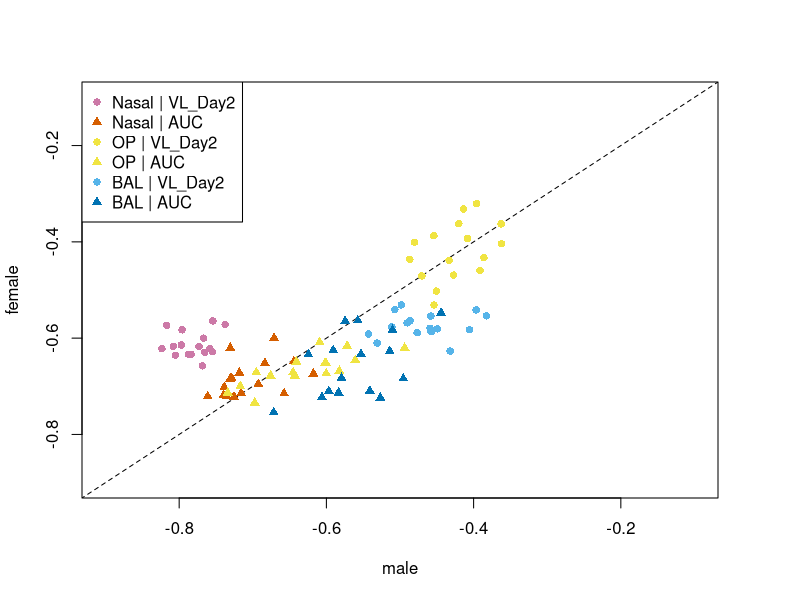
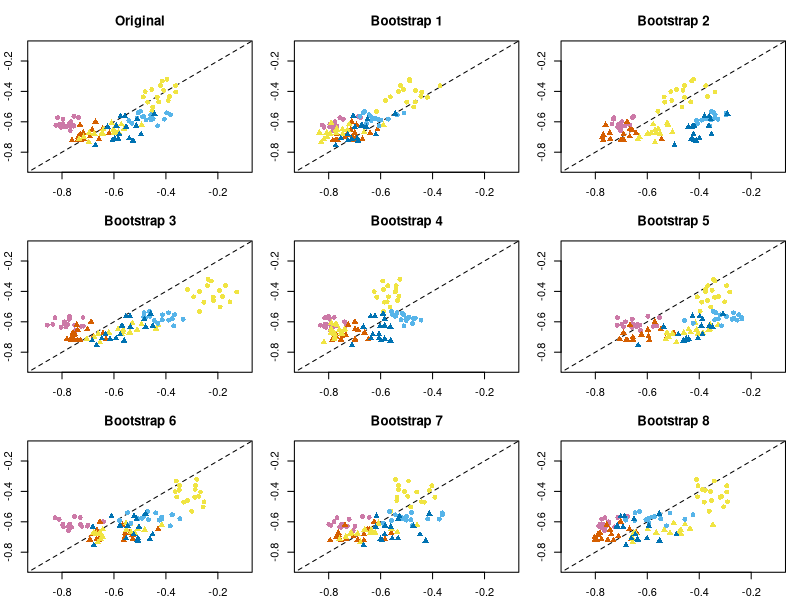

The R script that drew these images, in order:
## ---- chunk 1
knitr::opts_chunk$set(echo = TRUE)
library(knitr)
library(kableExtra)
library(ggplot2)
library(RColorBrewer)
library(boot)
library(dplyr)
library(readxl)
library(GGally)
library(cowplot)
library(stringr)
library(ggpubr)
## ---- chunk 2
# At the request of a reviewer, we have created a 6.2 Appendix that redoes the
# correlation Tables 6.2.1 and 6.2.2 except on only the males (6.2.1m, 6.2.2m)
# or the females (6.2.1f, 6.2.2f). We keep most of the code the same as in 
# CoP_SAP_6.2_Final.Rmd and make as few changes as needed.
#
# changes are marked in sections labeled "Appendix Changes"
## ---- chunk 3
#Functions 

#Function to get bootstrap measures of Spearman's correlation between 2 measures
boot.spearman_ci <- function(df, i) {
  df2 <- df[i, ]
  return(cor(df2$logx, df2$logy, use = "complete.obs"))
}

#Function to get Spearman's correlation and 95% CI by bootstrap
cor_return_boot <- function(logx, logy, R=5000) {
  #Get Spearman's correlation
  df1 <- data.frame(logx=logx, logy=logy)
  df1 <- df1[complete.cases(df1), ]
  df <- data.frame(cbind(rank(df1$logx), rank(df1$logy)))
  names(df) <- c("logx", "logy")
  cor_num <- cor.test(df$logx, df$logy)$estimate
  #Do 5000 bootstrap samples to calculate Spearman's CI, and get 2.5 %ile and 97.5 %ile as
  #95% bootstrap confidence bands
  boot_samp <- boot(df, boot.spearman_ci, R=R)$t
  lower <- quantile(boot_samp, 0.025)
  upper <- quantile(boot_samp, 0.975)
  
  cor_return <- data.frame(result = paste0(round(cor_num, 2), " (", round(lower, 2), ", ", round(upper, 2), ")"), row.names = NULL)
  
  return(cor_return)
}

#Function to get Spearman's correlation and 95% CI
#Function to get Spearman's correlation and 95% CI
cor_return <- function(logx, logy, output="df") {
  #Get Spearman's correlation
  #Determine ranks for X and Y
  
  df1 <- data.frame(logx=logx, logy=logy)
  df1 <- df1[complete.cases(df1), ]
  df <- data.frame(cbind(rank(df1$logx), rank(df1$logy)))
  names(df) <- c("logx", "logy")
  #Get upper and lower confidence bounds using Pearson's correlation on the ranks
  out <- cor.test(df$logx, df$logy, use="complete.obs")
  lower <- out$conf.int[1]
  upper <- out$conf.int[2]
  cor_num <- out$estimate
  if (output=="est"){
    cor_return<- cor_num
  } else if (output=="estCI"){
    cor_return<-c(estimate=cor_num,lower=lower,upper=upper)
  } else if (output=="df"){
    #Return Spearman's cor and lower & upper CI bounds as data frame
    cor_return <- data.frame(result = paste0(round(cor_num, 2), " (", round(lower, 2), ", ", round(upper, 2), ")"), row.names = NULL)
  }
  return(cor_return)
}


#This is a function for the pairs plot to remove the middle blank diagonal
gpairs_lower <- function(g){
  g$plots <- g$plots[-(1:g$nrow)]
  g$yAxisLabels <- g$yAxisLabels[-1]
  g$nrow <- g$nrow -1

  g$plots <- g$plots[-(seq(g$ncol, length(g$plots), by = g$ncol))]
  g$xAxisLabels <- g$xAxisLabels[-g$ncol]
  g$ncol <- g$ncol - 1

  g
}


#Function to make paired plots of immune markers
#Input dataframe and columns of immune markers on regular scale

immune_markers_pairs <- function(dat, cols, caption.num) {
  
  #For each manufacturer, plot a paired scatter plot for the immune correlates, with different colors for dose groups, log transform X and Y axes
  
  plots <- (gpairs_lower(ggpairs(dat, columns = cols, ggplot2::aes(col = Subgroup), upper  = list(continuous = "blank"), diag  = list(continuous = "blankDiag"), lower=list(continuous = wrap("points",size=0.5)), columnLabels = gsub('\\.|-|_', ' ', colnames(dat)[cols]), labeller = label_wrap_gen(18), legend = c(2, 1)) + scale_color_manual(values = c("red", "blue", "forestgreen", "tan1", "orchid1", "black", "purple3"), name = "Dose Group", drop=FALSE)  + theme_bw() + theme(strip.background=element_rect(fill="white"), strip.text = element_text(size=5), axis.text = element_text(size=5), axis.text.x=element_text(angle=90, vjust = 0.5, hjust=1), legend.position = "bottom") + ggtitle(dat[1, ]$manuf)))  
  
  plots[1,1]<-plots[1,1]+scale_y_continuous(trans="log10",limits=c(10,70000))+scale_x_continuous(trans="log10",limits=c(10,70000))
  plots[2,1]<-plots[2,1]+scale_y_continuous(trans="log10",limits=c(100,4000000))+scale_x_continuous(trans="log10",limits=c(10,70000))
  plots[3,1]<-plots[3,1]+scale_y_continuous(trans="log10",limits=c(100,800000))+scale_x_continuous(trans="log10",limits=c(10,70000))
  plots[4,1]<-plots[4,1]+scale_y_continuous(trans="log10",limits=c(5,90000))+scale_x_continuous(trans="log10",limits=c(10,70000))
  plots[5,1]<-plots[5,1]+scale_y_continuous(trans="log10",limits=c(5,70000))+scale_x_continuous(trans="log10",limits=c(10,70000))
  plots[6,1]<-plots[6,1]+scale_y_continuous(trans="log10",limits=c(5,35000))+scale_x_continuous(trans="log10",limits=c(10,70000))
  plots[7,1]<-plots[7,1]+scale_y_continuous(trans="log10",limits=c(5,15000))+scale_x_continuous(trans="log10",limits=c(10,70000))
  
  
  plots[2,2]<-plots[2,2]+scale_y_continuous(trans="log10",limits=c(100,4000000))+scale_x_continuous(trans="log10",limits=c(10,70000))
  plots[3,2]<-plots[3,2]+scale_y_continuous(trans="log10",limits=c(100,800000))+scale_x_continuous(trans="log10",limits=c(10,70000))
  plots[4,2]<-plots[4,2]+scale_y_continuous(trans="log10",limits=c(5,90000))+scale_x_continuous(trans="log10",limits=c(10,70000))
  plots[5,2]<-plots[5,2]+scale_y_continuous(trans="log10",limits=c(5,70000))+scale_x_continuous(trans="log10",limits=c(10,70000))
  plots[6,2]<-plots[6,2]+scale_y_continuous(trans="log10",limits=c(5,35000))+scale_x_continuous(trans="log10",limits=c(10,70000))
  plots[7,2]<-plots[7,2]+scale_y_continuous(trans="log10",limits=c(5,15000))+scale_x_continuous(trans="log10",limits=c(10,70000))
  
   plots[3,3]<-plots[3,3]+scale_y_continuous(trans="log10",limits=c(100,800000))+scale_x_continuous(trans="log10",limits=c(100,4000000))
  plots[4,3]<-plots[4,3]+scale_y_continuous(trans="log10",limits=c(5,90000))+scale_x_continuous(trans="log10",limits=c(100,4000000))
  plots[5,3]<-plots[5,3]+scale_y_continuous(trans="log10",limits=c(5,70000))+scale_x_continuous(trans="log10",limits=c(100,4000000))
  plots[6,3]<-plots[6,3]+scale_y_continuous(trans="log10",limits=c(5,35000))+scale_x_continuous(trans="log10",limits=c(100,4000000))
  plots[7,3]<-plots[7,3]+scale_y_continuous(trans="log10",limits=c(5,15000))+scale_x_continuous(trans="log10",limits=c(100,4000000))
  
  plots[4,4]<-plots[4,4]+scale_y_continuous(trans="log10",limits=c(5,90000))+scale_x_continuous(trans="log10",limits=c(100,800000))
  plots[5,4]<-plots[5,4]+scale_y_continuous(trans="log10",limits=c(5,70000))+scale_x_continuous(trans="log10",limits=c(100,800000))
  plots[6,4]<-plots[6,4]+scale_y_continuous(trans="log10",limits=c(5,35000))+scale_x_continuous(trans="log10",limits=c(100,800000))
  plots[7,4]<-plots[7,4]+scale_y_continuous(trans="log10",limits=c(5,15000))+scale_x_continuous(trans="log10",limits=c(100,800000))
  
  
  plots[5,5]<-plots[5,5]+scale_y_continuous(trans="log10",limits=c(5,70000))+scale_x_continuous(trans="log10",limits=c(5,90000))
  plots[6,5]<-plots[6,5]+scale_y_continuous(trans="log10",limits=c(5,35000))+scale_x_continuous(trans="log10",limits=c(5,90000))
  plots[7,5]<-plots[7,5]+scale_y_continuous(trans="log10",limits=c(5,15000))+scale_x_continuous(trans="log10",limits=c(5,90000))
  
  plots[6,6]<-plots[6,6]+scale_y_continuous(trans="log10",limits=c(5,35000))+scale_x_continuous(trans="log10",limits=c(5,70000))
  plots[7,6]<-plots[7,6]+scale_y_continuous(trans="log10",limits=c(5,15000))+scale_x_continuous(trans="log10",limits=c(5,70000))
  
  plots[7,7]<-plots[7,7]+scale_y_continuous(trans="log10",limits=c(5,15000))+scale_x_continuous(trans="log10",limits=c(5,35000))
  
  plots <- ggmatrix_gtable(plots) 
  
  p <- ggarrange(plots)
  annotate_figure(p, fig.lab = paste0("Figure 6.2.", caption.num), fig.lab.pos = "bottom.right")
}

#Function to make paired plots of immune markers with outcomes
#Input dataframe,  columns of immune markers on regular scale, and columns of outcomes on regular scale
markers_outcomes_pairs <- function(dat, Xcols, Ycols, caption.num) {
  #For each manufacturer, plot a paired scatter plot for the immune correlates x outcomes, with different colors for dose groups, log transform X and Y axes

  p <- gpairs_lower(ggpairs(dat, columns = c(Xcols, Ycols), ggplot2::aes(col = Subgroup), upper  = list(continuous = "blank"), diag  = list(continuous = "blankDiag"), lower=list(continuous = wrap("points",size=0.5)), columnLabels = gsub('\\.|-|_', ' ', colnames(dat)[c(Xcols, Ycols)]), labeller = label_wrap_gen(8), legend = c(2, 1)) + theme_bw() + theme(strip.background=element_rect(fill="white"), strip.text = element_text(size=5), axis.text = element_text(size=5), axis.text.x=element_text(angle=90, vjust = 0.5, hjust=1), legend.position = "bottom") + ggtitle(dat[1, ]$manuf) + scale_color_manual(values = c("red", "blue", "forestgreen", "tan1", "orchid1", "black", "purple3"), name = "Dose Group", drop=FALSE))
  
    
    #p produces a plot with all pairs of immune correlates and outcomes - however, we are not interested in pairs of immune correlates together or outcomes only
    #Get only pairs of immune correlates with outcomes
  p_y <- vector(mode = "list", length = length(Ycols))
  for (k in 1:length(Ycols)) {
    p_y[[k]] <- lapply(1:length(Xcols), function(j) getPlot(p, i = length(Xcols) + k-1, j = j))
  }
  
  new <- vector(mode = "list", length = length(Ycols)*length(Xcols))
  for (i in 1:length(Ycols)) {
    new[c(c(1:8) + (8*(i-1)))] <- p_y[[i]][c(1:8)]
  }
  
  xmin <- rep(c(10,10,100,100,5,5,5,5), 12)
  xmax <- rep(c(70000,70000,4000000,800000,90000,70000,35000,15000),12)
  ymin <- rep(c(200,100,200,100,200,100,15,15,25,25,25,25),each=8)
  ymax <- rep(c(4e7,5e8,2500000,80000000,1.5e7,1.5e8,60,50,90,60,90,80),each=8)
  
  for (i in 1:length(new)) {
    if (i < 49) {
      new[[i]] <- new[[i]] + scale_x_continuous(trans = "log10", limits = c(xmin[i], xmax[i])) + scale_y_continuous(trans = "log10", limits = c(ymin[i], ymax[i]))
    } else {
      new[[i]] <- new[[i]] + scale_x_continuous(trans = "log10", limits = c(xmin[i], xmax[i])) + scale_y_continuous(limits = c(ymin[i], ymax[i]))
    }
    
  }

  plots <- ggmatrix_gtable(ggmatrix(new, nrow=length(Ycols), ncol=length(Xcols), xAxisLabels = p$xAxisLabels[c(1:length(Xcols))], yAxisLabels = p$yAxisLabels[c(length(Xcols):(length(Xcols)+length(Ycols)-1))], labeller = label_wrap_gen(8), legend = c(2, 1), title = p$title) + theme(strip.background=element_rect(fill="white", color = "black"), legend.position = "bottom"))

  p <- ggarrange(plots)
  annotate_figure(p, fig.lab = paste0("Figure 6.2.", caption.num), fig.lab.pos = "bottom.right")
  
}

#Function to calculate geometric mean using log10 input - calculate mean of log10 values, then exponentiate back
geo_mean <- function(logX) {
  #n <- length(logX)
  geo_mean <- 10^mean(logX, na.rm=T)
  #geo_mean <- prod(x)^(1/n)
  return(geo_mean)
}

#Determine geometric mean ratio - function inputs are x and y on the log scale and regular scale, and the limit of detection for y
gmr <- function(logX, binY) {
  d <- data.frame(logX = logX, binY=binY)
  #Split the data based on whether y is above the LOD, or at or below the LOD
  #Get the geometric mean of the x (correlate) values of each of the 2 groups, and
  #determine the ratio
  gmr <- tryCatch(geo_mean(d[d$binY==1, "logX"])/geo_mean(d[d$binY==0, "logX"]), error = function(e) NA)
  gmr <- tryCatch(if (gmr > 10000) {
    gmr <- formatC(gmr, format = "e", digits = 2)
  } else {
    gmr <- round(gmr, 2)
  }, error=function(e) NA)
  #T-test on the log10-correlate value between the 2 groups (y above LOD, or y at/below LOD)
  #Do same t-test to get confidence interaval bounds, then back transform by raising the upper and lower
  #CI limits to the 10th power
  tst <- tryCatch(t.test(d[d$binY==1, "logX"], d[d$binY==0, "logX"]), error=function(e) NA)
  lower <- tryCatch(10^(tst)$conf.int[1], error=function(e) NA)
  upper <- tryCatch(10^(tst)$conf.int[2], error=function(e) NA)
  upper <- tryCatch(if (upper > 10000) {
    upper <- formatC(upper, format = "e", digits = 2)
  } else {
    upper <- round(upper, 2)
  }, error=function(e) NA)
  lower <- tryCatch(if (lower > 10000) {
    lower <- formatC(lower, format = "e", digits = 2)
  } else {
    lower <- round(lower, 2)
  }, error=function(e) NA)
  df <- data.frame(result = ifelse(!is.na(gmr) & !is.na(lower) & !is.na(upper), yes = paste0(gmr, " (", lower, ", ", upper, ")"), no = ifelse((is.na(lower) | is.na(upper)) & !is.na(gmr), yes = paste0(gmr, " (NA)"), no=NA)), row.names = NULL)
  return(df)
}
## ---- chunk 4
D <- as.data.frame(readxl::read_xlsx("./data/allDat.xlsx"))
D$manuf <- factor(D$`Vaccine Candidate`, levels = c("Janssen Single Dose", "Janssen Two Dose", "Moderna", "Novavax", "Sanofi", "Placebo"), labels = c("Janssen", "Janssen", "Moderna", "Novavax", "Sanofi", "Placebo"))
D$`Challenge Day` <- factor(D$`Challenge Day`)
## ---- chunk 5
# Appendix Changes
D.m<- subset(D,Sex=="Male")
D.f<- subset(D,Sex=="Female")
## ---- chunk 6
cont.outcomes.log <- grep("log_VL|AUC", names(D))
cont.outcomes.reg <- grep("VL Day 2|AUC", names(D))
bin.outcomes <- grep("bin", names(D))

immune.markers.log <- grep("log_MN|log_PsVNA|log_MSD", names(D))
immune.markers.reg <- grep("(?<!log_)MN|(?<!log_)PsVNA|(?<!log_)MSD", names(D), perl=T)
## ---- chunk 7
# Appendix Changes
cont.outcomes.log.m <- grep("log_VL|AUC", names(D.m))
cont.outcomes.reg.m <- grep("VL Day 2|AUC", names(D.m))
bin.outcomes.m <- grep("bin", names(D.m))

immune.markers.log.m <- grep("log_MN|log_PsVNA|log_MSD", names(D.m))
immune.markers.reg.m <- grep("(?<!log_)MN|(?<!log_)PsVNA|(?<!log_)MSD", names(D.m), perl=T)

cont.outcomes.log.f <- grep("log_VL|AUC", names(D.f))
cont.outcomes.reg.f <- grep("VL Day 2|AUC", names(D.f))
bin.outcomes.f <- grep("bin", names(D.f))

immune.markers.log.f <- grep("log_MN|log_PsVNA|log_MSD", names(D.f))
immune.markers.reg.f <- grep("(?<!log_)MN|(?<!log_)PsVNA|(?<!log_)MSD", names(D.f), perl=T)
## ---- chunk 8
# Appendix Changes

#for (i in 1:length(unique(D$manuf))) {
#  print(immune_markers_pairs(D[D$manuf == (unique(D$manuf)[i]), ], cols=immune.markers.reg, i))
#  
#}
## ---- chunk 9
# Appendix Changes

# Male 
combs.m <- combn(immune.markers.log.m, 2)
outcomes.m <- matrix(NA, nrow=length(immune.markers.log.m), ncol = length(immune.markers.log.m))

for (i in 1:ncol(combs.m)) {
  outcomes.m[which(immune.markers.log.m == combs.m[2, i]), which(immune.markers.log.m == combs.m[1, i])] <- cor_return(D.m[ ,combs.m[1, i]], D.m[ ,combs.m[2, i]])[1, 1]
}

outcomes.m <- as.data.frame(outcomes.m)
names(outcomes.m) <- gsub("_", " ", names(D.m)[immune.markers.log.m])
names(outcomes.m) <- gsub(".", " ", names(outcomes.m), fixed=T)

row.names(outcomes.m) <- gsub("_", " ", names(D.m)[immune.markers.log.m])
row.names(outcomes.m) <- gsub(".", " ", row.names(outcomes.m), fixed=T)

outcomes.m <- apply(outcomes.m, c(1, 2), function(x){ifelse(is.na(x), "-", x)})

kable(outcomes.m, row.names = TRUE, caption = "Table 6.2.1m: (Male Only) Spearman Correlations of Virus-Specific Antibodies", align = "c", escape = F) %>% kable_styling(latex_options=c(position = "HOLD_position")) %>% column_spec(1, width = "5em") %>% column_spec(c(2:(length(immune.markers.log.m)+1)), width = "3em")
## ---- chunk 10
# Appendix Changes
# Female 

combs.f <- combn(immune.markers.log.f, 2)
outcomes.f <- matrix(NA, nrow=length(immune.markers.log.f), ncol = length(immune.markers.log.f))

for (i in 1:ncol(combs.f)) {
  outcomes.f[which(immune.markers.log.f == combs.f[2, i]), which(immune.markers.log.f == combs.f[1, i])] <- cor_return(D.f[ ,combs.f[1, i]], D.f[ ,combs.f[2, i]])[1, 1]
}

outcomes.f <- as.data.frame(outcomes.f)
names(outcomes.f) <- gsub("_", " ", names(D.f)[immune.markers.log.f])
names(outcomes.f) <- gsub(".", " ", names(outcomes.f), fixed=T)

row.names(outcomes.f) <- gsub("_", " ", names(D.f)[immune.markers.log.f])
row.names(outcomes.f) <- gsub(".", " ", row.names(outcomes.f), fixed=T)

outcomes.f <- apply(outcomes.f, c(1, 2), function(x){ifelse(is.na(x), "-", x)})

kable(outcomes.f, row.names = TRUE, caption = "6.2.1f: (Female Only) Spearman Correlations of Virus-Specific Antibodies", align = "c", escape = F) %>% kable_styling(latex_options=c(position = "HOLD_position")) %>% column_spec(1, width = "5em") %>% column_spec(c(2:(length(immune.markers.log.f)+1)), width = "3em")


## ---- chunk 11
# Appendix Changes

#for (i in 1:length(unique(D$manuf))) {
#  print(markers_outcomes_pairs(D[D$manuf == (unique(D$manuf)[i]), ], Xcols=immune.markers.reg, Ycols=cont.outcomes.reg, #i+length(unique(D$manuf))))
#  
#}
## ---- chunk 12
# Appendix Changes 

# Male
combs.m <- combn(cont.outcomes.log.m, 2)
outcomes.m <- matrix(NA, nrow=length(cont.outcomes.log.m), ncol = length(cont.outcomes.log.m))

for (i in 1:ncol(combs.m)) {
  outcomes.m[which(cont.outcomes.log.m == combs.m[2, i]), which(cont.outcomes.log.m == combs.m[1, i])] <- cor_return(D.m[ ,combs.m[1, i]], D.m[ ,combs.m[2, i]])[1, 1]
}

outcomes.m <- as.data.frame(outcomes.m)
names(outcomes.m) <- gsub("_", " ", names(D.m)[cont.outcomes.log.m])
names(outcomes.m) <- gsub(".", " ", names(outcomes.m), fixed=T)
#names(outcomes) <- str_wrap(names(outcomes), 20)
names(outcomes.m) <- gsub("PostChallenge", "Post Challenge", names(outcomes.m))

row.names(outcomes.m) <- gsub("_", " ", names(D.m)[cont.outcomes.log.m])
row.names(outcomes.m) <- gsub(".", " ", row.names(outcomes.m), fixed=T)

outcomes.m <- apply(outcomes.m, c(1, 2), function(x){ifelse(is.na(x), "-", x)})

kable(outcomes.m, row.names = TRUE, caption = "6.2.2m: (Male Only) Spearman Correlations of Viral Load Outcomes", align = "c", escape = F) %>% kable_styling(latex_options=c(position = "HOLD_position")) %>% column_spec(1, width = "6em") %>% column_spec(c(2:(length(cont.outcomes.log.m)+1)), width = "2.5em")
## ---- chunk 13
# Appendix Changes
# Female
combs.f <- combn(cont.outcomes.log.f, 2)
outcomes.f <- matrix(NA, nrow=length(cont.outcomes.log.f), ncol = length(cont.outcomes.log.f))

for (i in 1:ncol(combs.f)) {
  outcomes.f[which(cont.outcomes.log.f == combs.f[2, i]), which(cont.outcomes.log.f == combs.f[1, i])] <- cor_return(D.f[ ,combs.f[1, i]], D.f[ ,combs.f[2, i]])[1, 1]
}

outcomes.f <- as.data.frame(outcomes.f)
names(outcomes.f) <- gsub("_", " ", names(D.f)[cont.outcomes.log.f])
names(outcomes.f) <- gsub(".", " ", names(outcomes.f), fixed=T)
#names(outcomes) <- str_wrap(names(outcomes), 20)
names(outcomes.f) <- gsub("PostChallenge", "Post Challenge", names(outcomes.f))

row.names(outcomes.f) <- gsub("_", " ", names(D.f)[cont.outcomes.log.f])
row.names(outcomes.f) <- gsub(".", " ", row.names(outcomes.f), fixed=T)

outcomes.f <- apply(outcomes.f, c(1, 2), function(x){ifelse(is.na(x), "-", x)})

kable(outcomes.f, row.names = TRUE, caption = "6.2.2f: (Female Only) Spearman Correlations of Viral Load Outcomes", align = "c", escape = F) %>% kable_styling(latex_options=c(position = "HOLD_position")) %>% column_spec(1, width = "6em") %>% column_spec(c(2:(length(cont.outcomes.log.f)+1)), width = "2.5em") 


## ---- chunk 14
# Appendix Changes

# Male
combs2.m <- expand.grid(cont.outcomes.log.m, immune.markers.log.m)

outcomes2.m <- matrix(NA, ncol=length(immune.markers.log.m), nrow = length(cont.outcomes.log.m))


for (i in 1:nrow(combs2.m)) {
  outcomes2.m[which(cont.outcomes.log.m == combs2.m[i, 1]), which(immune.markers.log.m == combs2.m[i, 2])] <- cor_return(D.m[ ,combs2.m[i, 1]], D.m[ ,combs2.m[i, 2]])[1, 1]
}

outcomes2.m <- as.data.frame(outcomes2.m)
names(outcomes2.m) <- gsub("_", " ", names(D.m)[immune.markers.log.m])
names(outcomes2.m) <- gsub(".", " ", names(outcomes2.m), fixed=T)

row.names(outcomes2.m) <- gsub("_", " ", names(D)[cont.outcomes.log.m])
row.names(outcomes2.m) <- gsub(".", " ", row.names(outcomes2.m), fixed=T)

kable(outcomes2.m, row.names = TRUE, caption = "6.2.3m: (Male Only) Spearman Correlations of Virus-Specific Antibodies with Viral Load Measurements", align = "c", escape = F) %>% kable_styling(latex_options=c(position = "HOLD_position")) %>% column_spec(1, width = "6em") %>% column_spec(c(2:(length(immune.markers.log.m)+1)), width = "3em")
## ---- chunk 15
# Appendix Changes
# Female
combs2.f <- expand.grid(cont.outcomes.log.f, immune.markers.log.f)

outcomes2.f <- matrix(NA, ncol=length(immune.markers.log.f), nrow = length(cont.outcomes.log.f))


for (i in 1:nrow(combs2.f)) {
  outcomes2.f[which(cont.outcomes.log.f == combs2.f[i, 1]), which(immune.markers.log.f == combs2.f[i, 2])] <- cor_return(D.f[ ,combs2.f[i, 1]], D.f[ ,combs2.f[i, 2]])[1, 1]
}

outcomes2.f <- as.data.frame(outcomes2.f)
names(outcomes2.f) <- gsub("_", " ", names(D.f)[immune.markers.log.f])
names(outcomes2.f) <- gsub(".", " ", names(outcomes2.f), fixed=T)

row.names(outcomes2.f) <- gsub("_", " ", names(D)[cont.outcomes.log.f])
row.names(outcomes2.f) <- gsub(".", " ", row.names(outcomes2.f), fixed=T)

kable(outcomes2.f, row.names = TRUE, caption = "6.2.3f: (Female Only) Spearman Correlations of Virus-Specific Antibodies with Viral Load Measurements", align = "c", escape = F) %>% kable_styling(latex_options=c(position = "HOLD_position")) %>% column_spec(1, width = "6em") %>% column_spec(c(2:(length(immune.markers.log.f)+1)), width = "3em")

## ---- chunk 16

plot.Corr.by.Sex<-function(Data,TITLE="",LEGEND=FALSE,fixlimits=TRUE){

  Data.m<- subset(Data,Sex=="Male")
  Data.f<- subset(Data,Sex=="Female")
  cont.outcomes.log.m <- grep("log_VL|AUC", names(Data.m))
  cont.outcomes.reg.m <- grep("VL Day 2|AUC", names(Data.m))

  immune.markers.log.m <- grep("log_MN|log_PsVNA|log_MSD", names(Data.m))
  immune.markers.reg.m <- grep("(?<!log_)MN|(?<!log_)PsVNA|(?<!log_)MSD", names(Data.m), perl=T)
  
  cont.outcomes.log.f <- grep("log_VL|AUC", names(Data.f))
  cont.outcomes.reg.f <- grep("VL Day 2|AUC", names(Data.f))

  immune.markers.log.f <- grep("log_MN|log_PsVNA|log_MSD", names(Data.f))
  immune.markers.reg.f <- grep("(?<!log_)MN|(?<!log_)PsVNA|(?<!log_)MSD", names(Data.f), perl=T)
  
  
  
  # Both 
  combs <- t(expand.grid(cont.outcomes.log, immune.markers.log))
  outcomes <- matrix(NA, nrow=length(immune.markers.log), ncol = length(cont.outcomes.log))
  
  for (i in 1:ncol(combs)) {
    outcomes[which(immune.markers.log == combs[2, i]), which(cont.outcomes.log == combs[1, i])] <- 
      cor_return(Data[ ,combs[1, i]], Data[ ,combs[2, i]],output="est")
  }
  
  # Male 
  combs.m <- t(expand.grid(cont.outcomes.log.m, immune.markers.log.m))
  outcomes.m <-outcomes.m.lower<-outcomes.m.upper<- matrix(NA, nrow=length(immune.markers.log.m), ncol = length(cont.outcomes.log.m))
  
  for (i in 1:ncol(combs.m)) {
    outcomes.m[which(immune.markers.log.m == combs.m[2, i]), which(cont.outcomes.log.m == combs.m[1, i])] <- 
      cor_return(Data.m[ ,combs.m[1, i]], Data.m[ ,combs.m[2, i]],output="estCI")[1]
    outcomes.m.lower[which(immune.markers.log.m == combs.m[2, i]), which(cont.outcomes.log.m == combs.m[1, i])] <- 
      cor_return(Data.m[ ,combs.m[1, i]], Data.m[ ,combs.m[2, i]],output="estCI")[2]
    outcomes.m.upper[which(immune.markers.log.m == combs.m[2, i]), which(cont.outcomes.log.m == combs.m[1, i])] <- 
      cor_return(Data.m[ ,combs.m[1, i]], Data.m[ ,combs.m[2, i]],output="estCI")[3]
  }
  
  
  
  # Female 
  combs.f <- t(expand.grid(cont.outcomes.log.f, immune.markers.log.f))
  outcomes.f <-outcomes.f.lower<-outcomes.f.upper<- matrix(NA, nrow=length(immune.markers.log.f), ncol = length(cont.outcomes.log.f),
                                                           dimnames=list(names(D.f)[immune.markers.log.f],
                                                                         names(D.f)[cont.outcomes.log.f]))
  
  for (i in 1:ncol(combs.f)) {
    outcomes.f[which(immune.markers.log.f == combs.f[2, i]), which(cont.outcomes.log.f == combs.f[1, i])] <- 
      cor_return(D.f[ ,combs.f[1, i]], D.f[ ,combs.f[2, i]],output="estCI")[1]
    outcomes.f.lower[which(immune.markers.log.f == combs.f[2, i]), which(cont.outcomes.log.f == combs.f[1, i])] <- 
      cor_return(D.f[ ,combs.f[1, i]], D.f[ ,combs.f[2, i]],output="estCI")[2]
    outcomes.f.upper[which(immune.markers.log.f == combs.f[2, i]), which(cont.outcomes.log.f == combs.f[1, i])] <- 
      cor_return(D.f[ ,combs.f[1, i]], D.f[ ,combs.f[2, i]],output="estCI")[3]
  }
  
  t(outcomes.f)
  
  if (fixlimits){
    XLIM<-c(-0.9,-0.1)
    YLIM<-c(-0.9,-0.1)

  plot(as.vector(outcomes.m),as.vector(outcomes.f), type="n",xlab="male",ylab="female",
       xlim=XLIM,ylim=YLIM,
       main=TITLE)
  } else {
    plot(as.vector(outcomes.m),as.vector(outcomes.f), type="n",xlab="male",ylab="female",
         main=TITLE)
  }
  
  #segments(x0=as.vector(outcomes.m),
  #         y0=as.vector(outcomes.f.lower),
  #         x1=as.vector(outcomes.m),
  #         y1=as.vector(outcomes.f.upper),col=gray(0.95),lwd=2)
  #segments(x0=as.vector(outcomes.m.lower),
  #         y0=as.vector(outcomes.f),
  #         x1=as.vector(outcomes.m.upper),
  #         y1=as.vector(outcomes.f),col=gray(0.95),lwd=2)
  #points(as.vector(outcomes.m),as.vector(outcomes.f),pch=16)
  lines(c(-1,1),c(-1,1),lty=2)
  # add colored points
  addPoints<-function(loc,type,color,PCH=16){
    I<- 1:ncol(Data)
    pick.outcomes<- I[grepl(loc,names(Data)) & grepl(type,names(Data))]
    pick.col<- which(cont.outcomes.log %in% pick.outcomes)
    points(as.vector(outcomes.m[,pick.col]),as.vector(outcomes.f[,pick.col]),pch=PCH,col=color)
  }
  
  
  LOC<-c("Nasal","Nasal","OP","OP","BAL","BAL")
  TYPE<-rep(c("VL_Day2","AUC"),3)
  
  COLOR<-palette.colors()[c(8,7,3,6,5,4)]
  COLOR<-palette.colors()[c(8,7,5,5,3,6)]
  PCH<- rep(c(16,17),3)
  for (i in 1:length(LOC)){
    addPoints(LOC[i],TYPE[i],COLOR[i],PCH[i])  
  }
  
  if (LEGEND) legend("topleft",legend=paste0(LOC," | ",TYPE), col=COLOR,pch=PCH)
  
  
  
}

## ---- chunk 17
par(mfrow=c(1,1),mar=c(5,4,4,4)+0.1)
plot.Corr.by.Sex(D,LEGEND = TRUE)

## ---- chunk 18
par(mfrow=c(3,3),mar=c(2.1,2.1,3.1,1.1))
plot.Corr.by.Sex(D,"Original")
for (i in 1:8){
  set.seed(i)
  I<- 1:nrow(D)
  D.i<- D[sample(I,replace=TRUE),]
  plot.Corr.by.Sex(D.i,paste0("Bootstrap ",i))
}

## ---- chunk 19
# Appendix Changes
#combs3 <- expand.grid(immune.markers.log, bin.outcomes)

#outcomes3 <- matrix(NA, nrow=length(immune.markers.log), ncol = length(bin.outcomes))


#for (i in 1:nrow(combs3)) {
#  outcomes3[which(immune.markers.log == combs3[i, 1]), which(bin.outcomes == combs3[i, 2])] <- gmr(D[ ,combs3[i, 1]], D[ ,combs3[i, #2]])[1, 1]
#}

#outcomes3 <- as.data.frame(outcomes3)
#names(outcomes3) <- gsub("_", " ", names(D)[bin.outcomes])
#names(outcomes3) <- gsub(".", " ", names(outcomes3), fixed=T)

#row.names(outcomes3) <- gsub("_", " ", names(D)[immune.markers.log])
#row.names(outcomes3) <- gsub(".", " ", row.names(outcomes3), fixed=T)

#kable(outcomes3, row.names = TRUE, caption = "Geometric Mean Ratios of Virus-Specific Antibodies with Binary Viral Load Measurements", #align = "c", escape = F) %>% kable_styling(latex_options=c(position = "HOLD_position")) %>% column_spec(1, width = "5em") %>% #column_spec(c(2:(length(bin.outcomes)+1)), width = "5em") %>% footnote(general = "NA is indicated when there is only 1 negative signal #and so a 95% CI can not be calculated.")
